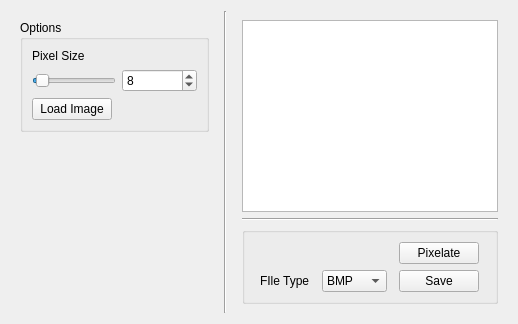
      <widget class="QWidget" name="pixelTab">
       <property name="acceptDrops">
        <bool>true</bool>
       </property>
       <attribute name="title">
        <string>Quick Pixelator</string>
       </attribute>
       <layout class="QGridLayout" name="gridLayout_17">
        <item row="0" column="0">
         <widget class="QWidget" name="pxOptions" native="true">
          <layout class="QGridLayout" name="gridLayout_16">
           <item row="1" column="0">
            <spacer name="verticalSpacer">
             <property name="orientation">
              <enum>Qt::Orientation::Vertical</enum>
             </property>
             <property name="sizeHint" stdset="0">
              <size>
               <width>20</width>
               <height>40</height>
              </size>
             </property>
            </spacer>
           </item>
           <item row="0" column="0">
            <widget class="QGroupBox" name="optionsGroup">
             <property name="sizePolicy">
              <sizepolicy hsizetype="Maximum" vsizetype="Maximum">
               <horstretch>0</horstretch>
               <verstretch>0</verstretch>
              </sizepolicy>
             </property>
             <property name="title">
              <string>Options</string>
             </property>
             <layout class="QGridLayout" name="gridLayout_14">
              <item row="0" column="0">
               <widget class="QLabel" name="pxSizeLabel">
                <property name="text">
                 <string>Pixel Size</string>
                </property>
               </widget>
              </item>
              <item row="1" column="0">
               <widget class="QSlider" name="pxSizeSlider">
                <property name="minimum">
                 <number>2</number>
                </property>
                <property name="maximum">
                 <number>128</number>
                </property>
                <property name="sliderPosition">
                 <number>8</number>
                </property>
                <property name="orientation">
                 <enum>Qt::Orientation::Horizontal</enum>
                </property>
               </widget>
              </item>
              <item row="1" column="1">
               <widget class="QSpinBox" name="pxSpinBox">
                <property name="minimumSize">
                 <size>
                  <width>75</width>
                  <height>0</height>
                 </size>
                </property>
                <property name="maximumSize">
                 <size>
                  <width>75</width>
                  <height>16777215</height>
                 </size>
                </property>
                <property name="minimum">
                 <number>2</number>
                </property>
                <property name="maximum">
                 <number>128</number>
                </property>
                <property name="value">
                 <number>8</number>
                </property>
               </widget>
              </item>
              <item row="2" column="0">
               <widget class="QPushButton" name="pxLoadImageBtn">
                <property name="sizePolicy">
                 <sizepolicy hsizetype="Fixed" vsizetype="Fixed">
                  <horstretch>0</horstretch>
                  <verstretch>0</verstretch>
                 </sizepolicy>
                </property>
                <property name="text">
                 <string>Load Image</string>
                </property>
               </widget>
              </item>
             </layout>
            </widget>
           </item>
          </layout>
         </widget>
        </item>
        <item row="0" column="1">
         <widget class="Line" name="pxSepLine1">
          <property name="orientation">
           <enum>Qt::Orientation::Vertical</enum>
          </property>
         </widget>
        </item>
        <item row="0" column="2">
         <widget class="QWidget" name="pxOutput" native="true">
          <layout class="QGridLayout" name="gridLayout_13">
           <item row="0" column="0">
            <widget class="QGraphicsView" name="pxGraphicsView">
             <property name="sizePolicy">
              <sizepolicy hsizetype="Expanding" vsizetype="Expanding">
               <horstretch>0</horstretch>
               <verstretch>0</verstretch>
              </sizepolicy>
             </property>
            </widget>
           </item>
           <item row="1" column="0">
            <widget class="Line" name="pxSepLine2">
             <property name="orientation">
              <enum>Qt::Orientation::Horizontal</enum>
             </property>
            </widget>
           </item>
           <item row="2" column="0">
            <widget class="QGroupBox" name="pxFunctionBox">
             <property name="sizePolicy">
              <sizepolicy hsizetype="Fixed" vsizetype="Fixed">
               <horstretch>0</horstretch>
               <verstretch>0</verstretch>
              </sizepolicy>
             </property>
             <property name="maximumSize">
              <size>
               <width>300</width>
               <height>16777215</height>
              </size>
             </property>
             <property name="layoutDirection">
              <enum>Qt::LayoutDirection::LeftToRight</enum>
             </property>
             <property name="title">
              <string/>
             </property>
             <property name="alignment">
              <set>Qt::AlignmentFlag::AlignBottom|Qt::AlignmentFlag::AlignLeading|Qt::AlignmentFlag::AlignLeft</set>
             </property>
             <property name="flat">
              <bool>false</bool>
             </property>
             <layout class="QGridLayout" name="gridLayout_15">
              <property name="sizeConstraint">
               <enum>QLayout::SizeConstraint::SetDefaultConstraint</enum>
              </property>
              <item row="1" column="2">
               <widget class="QPushButton" name="pxSaveBtn">
                <property name="text">
                 <string>Save</string>
                </property>
               </widget>
              </item>
              <item row="1" column="1">
               <widget class="QComboBox" name="pxFileFormats">
                <property name="sizePolicy">
                 <sizepolicy hsizetype="Fixed" vsizetype="Fixed">
                  <horstretch>0</horstretch>
                  <verstretch>0</verstretch>
                 </sizepolicy>
                </property>
                <property name="layoutDirection">
                 <enum>Qt::LayoutDirection::LeftToRight</enum>
                </property>
                <item>
                 <property name="text">
                  <string>BMP</string>
                 </property>
                </item>
                <item>
                 <property name="text">
                  <string>JPG</string>
                 </property>
                </item>
                <item>
                 <property name="text">
                  <string>PNG</string>
                 </property>
                </item>
                <item>
                 <property name="text">
                  <string>TIFF</string>
                 </property>
                </item>
                <item>
                 <property name="text">
                  <string>WEBP</string>
                 </property>
                </item>
               </widget>
              </item>
              <item row="0" column="2">
               <widget class="QPushButton" name="pxPixelateBtn">
                <property name="sizePolicy">
                 <sizepolicy hsizetype="Fixed" vsizetype="Fixed">
                  <horstretch>0</horstretch>
                  <verstretch>0</verstretch>
                 </sizepolicy>
                </property>
                <property name="text">
                 <string>Pixelate</string>
                </property>
               </widget>
              </item>
              <item row="1" column="0">
               <widget class="QLabel" name="pxFileTypeLbl">
                <property name="sizePolicy">
                 <sizepolicy hsizetype="Fixed" vsizetype="Preferred">
                  <horstretch>0</horstretch>
                  <verstretch>0</verstretch>
                 </sizepolicy>
                </property>
                <property name="text">
                 <string>FIle Type</string>
                </property>
                <property name="alignment">
                 <set>Qt::AlignmentFlag::AlignLeading|Qt::AlignmentFlag::AlignLeft|Qt::AlignmentFlag::AlignVCenter</set>
                </property>
               </widget>
              </item>
             </layout>
            </widget>
           </item>
          </layout>
         </widget>
        </item>
       </layout>
      </widget>
